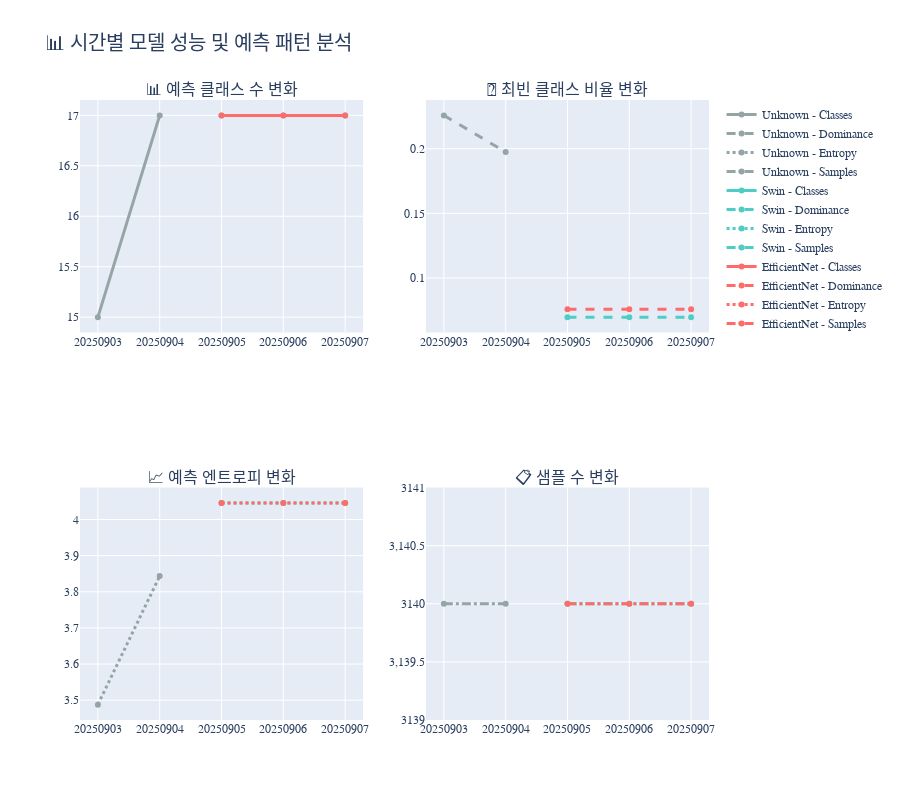

The cell this chart's notebook holds for it:
### Code cell
# [12] 예측 신뢰도 및 다양성 시각화
def plot_temporal_metrics(stats_df):
    """
    시간에 따른 모델 성능 메트릭을 4개 서브플롯으로 시각화
    - 예측 클래스 수 변화
    - 최빈 클래스 비율 변화 (예측 집중도)
    - 예측 엔트로피 변화 (예측 다양성)
    - 샘플 수 변화
    """
    if stats_df is None or len(stats_df) == 0:
        print("⚠️ 시각화할 데이터가 없습니다.")
        return
    
    # 2x2 서브플롯 생성
    fig = make_subplots(
        rows=2, cols=2,
        subplot_titles=[
            "📊 예측 클래스 수 변화",
            "🎯 최빈 클래스 비율 변화", 
            "📈 예측 엔트로피 변화",
            "📋 샘플 수 변화"
        ],
        specs=[[{"secondary_y": False}, {"secondary_y": False}],
               [{"secondary_y": False}, {"secondary_y": False}]]
    )
    
    # 모델별 색상 매핑
    colors = {'EfficientNet': '#FF6B6B', 'Swin': '#4ECDC4', 'Unknown': '#95A5A6'}
    
    # 각 모델별로 시계열 데이터 추가
    for model_type in stats_df['Model'].unique():
        model_data = stats_df[stats_df['Model'] == model_type].sort_values('Date')
        color = colors.get(model_type, '#95A5A6')
        
        # 1. 예측 클래스 수 (다양성 지표)
        fig.add_trace(
            go.Scatter(
                x=model_data['Date'], 
                y=model_data['Unique_Classes'],
                name=f"{model_type} - Classes",
                line=dict(color=color, width=3),
                mode='lines+markers'
            ), row=1, col=1
        )
        
        # 2. 최빈 클래스 비율 (예측 집중도)
        fig.add_trace(
            go.Scatter(
                x=model_data['Date'], 
                y=model_data['Most_Common_Ratio'],
                name=f"{model_type} - Dominance",
                line=dict(color=color, width=3, dash='dash'),
                mode='lines+markers'
            ), row=1, col=2
        )
        
        # 3. 엔트로피 (예측 다양성)
        fig.add_trace(
            go.Scatter(
                x=model_data['Date'], 
                y=model_data['Entropy'],
                name=f"{model_type} - Entropy",
                line=dict(color=color, width=3, dash='dot'),
                mode='lines+markers'
            ), row=2, col=1
        )
        
        # 4. 샘플 수
        fig.add_trace(
            go.Scatter(
                x=model_data['Date'], 
                y=model_data['Total_Samples'],
                name=f"{model_type} - Samples",
                line=dict(color=color, width=3, dash='dashdot'),
                mode='lines+markers'
            ), row=2, col=2
        )
    
    fig.update_layout(
        height=800,
        title="📊 시간별 모델 성능 및 예측 패턴 분석",
        title_font_size=20,
        showlegend=True,
        font=dict(family="NanumGothic, Arial, sans-serif")  # 한글 폰트 설정
    )
    
    # matplotlib로 이미지 저장 (한글 폰트 적용)
    try:
        # 한글 폰트 재설정
        font_path = './font/NanumGothic.ttf'
        fontprop = fm.FontProperties(fname=font_path)
        plt.rcParams['font.family'] = 'NanumGothic'
        plt.rcParams['axes.unicode_minus'] = False
        
        # 2x2 서브플롯 생성
        fig_plt, axes = plt.subplots(2, 2, figsize=(15, 10))
        
        metrics = [
            ('Unique_Classes', '📊 예측 클래스 수 변화', 'Classes'),
            ('Most_Common_Ratio', '🎯 최빈 클래스 비율 변화', 'Dominance'), 
            ('Entropy', '📈 예측 엔트로피 변화', 'Entropy'),
            ('Total_Samples', '📋 샘플 수 변화', 'Samples')
        ]
        
        for idx, (metric, title, suffix) in enumerate(metrics):
            row, col = idx // 2, idx % 2
            ax = axes[row, col]
            
            for model_type in stats_df['Model'].unique():
                model_data = stats_df[stats_df['Model'] == model_type].sort_values('Date')
                color = colors.get(model_type, '#95A5A6')
                
                ax.plot(model_data['Date'], model_data[metric], 
                       color=color, linewidth=2, marker='o', 
                       label=f"{model_type}")
            
            ax.set_title(title, fontproperties=fontprop, fontsize=12)
            ax.set_xlabel("날짜", fontproperties=fontprop)
            ax.legend(prop=fontprop)
            ax.grid(True, alpha=0.3)
            
            # 날짜 라벨 회전
            plt.setp(ax.get_xticklabels(), rotation=45)
        
        plt.suptitle("📊 시간별 모델 성능 및 예측 패턴 분석", 
                    fontproperties=fontprop, fontsize=16)
        plt.tight_layout()
        
        # 이미지 저장
        save_path = logger.image_dir / "temporal_metrics.png"
        plt.savefig(save_path, dpi=300, bbox_inches='tight', facecolor='white')
        plt.close()
        
        print(f"📈 시간별 메트릭 차트 저장: {save_path}")
        
    except Exception as e:
        print(f"❌ 이미지 저장 실패: {e}")
    
    return fig

# 시간별 메트릭 시각화
if temporal_df is not None:
    temporal_fig = plot_temporal_metrics(temporal_df)
    if temporal_fig:
        temporal_fig.show()

### Figure 1 — Plotly figure (JSON) as saved in the notebook; plotly's stock layout.template omitted (floating-point values rounded to 4 significant figures)
{"data": [{"line": {"color": "#95A5A6", "width": 3}, "mode": "lines+markers", "name": "Unknown - Classes", "type": "scatter", "x": ["20250903", "20250904"], "xaxis": "x", "y": [15, 17], "yaxis": "y"}, {"line": {"color": "#95A5A6", "dash": "dash", "width": 3}, "mode": "lines+markers", "name": "Unknown - Dominance", "type": "scatter", "x": ["20250903", "20250904"], "xaxis": "x2", "y": [0.2258, 0.1975], "yaxis": "y2"}, {"line": {"color": "#95A5A6", "dash": "dot", "width": 3}, "mode": "lines+markers", "name": "Unknown - Entropy", "type": "scatter", "x": ["20250903", "20250904"], "xaxis": "x3", "y": [3.488, 3.843], "yaxis": "y3"}, {"line": {"color": "#95A5A6", "dash": "dashdot", "width": 3}, "mode": "lines+markers", "name": "Unknown - Samples", "type": "scatter", "x": ["20250903", "20250904"], "xaxis": "x4", "y": [3140, 3140], "yaxis": "y4"}, {"line": {"color": "#4ECDC4", "width": 3}, "mode": "lines+markers", "name": "Swin - Classes", "type": "scatter", "x": ["20250905", "20250906", "20250907"], "xaxis": "x", "y": [17, 17, 17], "yaxis": "y"}, {"line": {"color": "#4ECDC4", "dash": "dash", "width": 3}, "mode": "lines+markers", "name": "Swin - Dominance", "type": "scatter", "x": ["20250905", "20250906", "20250907"], "xaxis": "x2", "y": [0.06975, 0.06975, 0.06975], "yaxis": "y2"}, {"line": {"color": "#4ECDC4", "dash": "dot", "width": 3}, "mode": "lines+markers", "name": "Swin - Entropy", "type": "scatter", "x": ["20250905", "20250906", "20250907"], "xaxis": "x3", "y": [4.046, 4.046, 4.046], "yaxis": "y3"}, {"line": {"color": "#4ECDC4", "dash": "dashdot", "width": 3}, "mode": "lines+markers", "name": "Swin - Samples", "type": "scatter", "x": ["20250905", "20250906", "20250907"], "xaxis": "x4", "y": [3140, 3140, 3140], "yaxis": "y4"}, {"line": {"color": "#FF6B6B", "width": 3}, "mode": "lines+markers", "name": "EfficientNet - Classes", "type": "scatter", "x": ["20250905", "20250906", "20250907"], "xaxis": "x", "y": [17, 17, 17], "yaxis": "y"}, {"line": {"color": "#FF6B6B", "dash": "dash", "width": 3}, "mode": "lines+markers", "name": "EfficientNet - Dominance", "type": "scatter", "x": ["20250905", "20250906", "20250907"], "xaxis": "x2", "y": [0.0758, 0.0758, 0.0758], "yaxis": "y2"}, {"line": {"color": "#FF6B6B", "dash": "dot", "width": 3}, "mode": "lines+markers", "name": "EfficientNet - Entropy", "type": "scatter", "x": ["20250905", "20250906", "20250907"], "xaxis": "x3", "y": [4.046, 4.046, 4.046], "yaxis": "y3"}, {"line": {"color": "#FF6B6B", "dash": "dashdot", "width": 3}, "mode": "lines+markers", "name": "EfficientNet - Samples", "type": "scatter", "x": ["20250905", "20250906", "20250907"], "xaxis": "x4", "y": [3140, 3140, 3140], "yaxis": "y4"}], "layout": {"annotations": [{"font": {"size": 16}, "showarrow": false, "text": "📊 예측 클래스 수 변화", "x": 0.225, "xanchor": "center", "xref": "paper", "y": 1, "yanchor": "bottom", "yref": "paper"}, {"font": {"size": 16}, "showarrow": false, "text": "🎯 최빈 클래스 비율 변화", "x": 0.775, "xanchor": "center", "xref": "paper", "y": 1, "yanchor": "bottom", "yref": "paper"}, {"font": {"size": 16}, "showarrow": false, "text": "📈 예측 엔트로피 변화", "x": 0.225, "xanchor": "center", "xref": "paper", "y": 0.375, "yanchor": "bottom", "yref": "paper"}, {"font": {"size": 16}, "showarrow": false, "text": "📋 샘플 수 변화", "x": 0.775, "xanchor": "center", "xref": "paper", "y": 0.375, "yanchor": "bottom", "yref": "paper"}], "font": {"family": "NanumGothic, Arial, sans-serif"}, "height": 800, "showlegend": true, "title": {"font": {"size": 20}, "text": "📊 시간별 모델 성능 및 예측 패턴 분석"}, "xaxis": {"anchor": "y", "domain": [0, 0.45]}, "xaxis2": {"anchor": "y2", "domain": [0.55, 1]}, "xaxis3": {"anchor": "y3", "domain": [0, 0.45]}, "xaxis4": {"anchor": "y4", "domain": [0.55, 1]}, "yaxis": {"anchor": "x", "domain": [0.625, 1]}, "yaxis2": {"anchor": "x2", "domain": [0.625, 1]}, "yaxis3": {"anchor": "x3", "domain": [0, 0.375]}, "yaxis4": {"anchor": "x4", "domain": [0, 0.375]}}}
